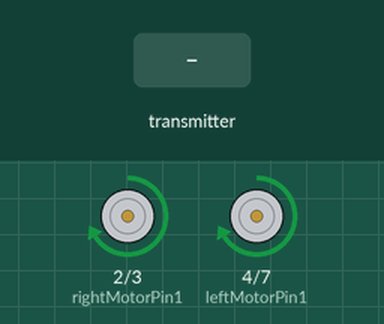
Recording of a sketch running on a simulated Arduino Uno, built with avr-gcc and run on an emulated ATmega328P. Parts: motor-driver pin pairs drawn as motors (green arrow = first pin HIGH = forward, orange = second pin HIGH = backward, longer = more drive, scaled by the enable pin). The test bench sets the inputs (shaded band). No radio packets arrive unless stated; what the sketch prints to the serial monitor is not drawn.

Above: at 1.2 s.
1.3 s: the transmitter starts sending xAxisValue = 0
4.3 s: the transmitter starts sending yAxisValue = 128
7.3 s: the transmitter starts sending xAxisValue = 128
10.3 s: the transmitter starts sending xAxisValue = 255
13.3 s: the transmitter starts sending yAxisValue = 0
Timing chart, 0 to 16.3 s (numbered marks = the images above; inputs shaded):
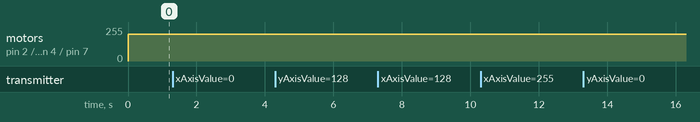

The sketch:

Reciver_handgesture.ino
```cpp
//reciver code
#include <SPI.h>
#include <nRF24L01.h>
#include <RF24.h>

// Uncomment to remove debugging
#define PRINT_DEBUG
#define SIGNAL_TIMEOUT 500  // Signal timeout in milliseconds.
#define MAX_MOTOR_SPEED 200

const uint64_t pipeIn = 0xF9E8F0F0E1LL;
RF24 radio(8, 9);
unsigned long lastRecvTime = 0;
bool signalLost = false;

struct PacketData {
  byte xAxisValue;
  byte yAxisValue;
} receiverData;

// Motor pins
int enableRightMotor = 5;
int rightMotorPin1 = 2;
int rightMotorPin2 = 3;
int enableLeftMotor = 6;
int leftMotorPin1 = 4;
int leftMotorPin2 = 7;

void setup() {
  // Set motor control pins as outputs
  pinMode(enableRightMotor, OUTPUT);
  pinMode(rightMotorPin1, OUTPUT);
  pinMode(rightMotorPin2, OUTPUT);
  pinMode(enableLeftMotor, OUTPUT);
  pinMode(leftMotorPin1, OUTPUT);
  pinMode(leftMotorPin2, OUTPUT);

  // Stop motors initially
  rotateMotor(0, 0);

  //Initialize radio communication
  radio.begin();
  radio.setPALevel(RF24_PA_LOW);
  radio.setDataRate(RF24_250KBPS);
  radio.openReadingPipe(1, pipeIn);
  radio.startListening(); // Start the radio receiver

  #ifdef PRINT_DEBUG
    Serial.begin(115200);
    if (!radio.isChipConnected()) {
      Serial.println(F("Warning: radio not detected. check wiring"));
    }
    Serial.println(F("setup conplete. Wating of data..."));
  #endif
}

void loop() {
  bool pktRecieved = false;
  // Check if RF is connected and packet is available
  rotateMotor(MAX_MOTOR_SPEED, MAX_MOTOR_SPEED);
  lastRecvTime = millis();


  if (radio.available()) {
    radio.read(&receiverData, sizeof(PacketData));
    pktRecieved = true;
  }
  if (pktRecieved) {
    // Print received values for debugging
    #ifdef PRINT_DEBUG
      Serial.print(F("Received X: "));
      Serial.print(receiverData.xAxisValue);
      Serial.print(F(", Y: "));
      Serial.println(receiverData.yAxisValue);
    #endif

    //motorControls
    if (receiverData.yAxisValue >= 175) { // Move car Forward
    rotateMotor(MAX_MOTOR_SPEED, MAX_MOTOR_SPEED);
    }
    else if (receiverData.yAxisValue <= 75) { // Move car Backward
      rotateMotor(-MAX_MOTOR_SPEED, -MAX_MOTOR_SPEED);
    }
    else if (receiverData.xAxisValue >= 175) { // Move car Right
      rotateMotor(-MAX_MOTOR_SPEED, MAX_MOTOR_SPEED);
    }
    else if (receiverData.xAxisValue <= 75) { // Move car Left
      rotateMotor(MAX_MOTOR_SPEED, -MAX_MOTOR_SPEED);
    }
    else { // Stop the car
      rotateMotor(0, 0);
    }
  }
  else if (millis() - lastRecvTime > SIGNAL_TIMEOUT) {
    rotateMotor(0, 0);
    #ifdef PRINT_DEBUG
    if (!signalLost) {
      Serial.println(F("Signal lost. Motors stopped."));
    }
    #endif
    signalLost = true;
    }
}


void rotateMotor(int rightMotorSpeed, int leftMotorSpeed) {
  // Control right motor direction
  if (rightMotorSpeed < 0) {
    digitalWrite(rightMotorPin1, LOW);
    digitalWrite(rightMotorPin2, HIGH);
  }
  else if (rightMotorSpeed > 0) {
    digitalWrite(rightMotorPin1, HIGH);
    digitalWrite(rightMotorPin2, LOW);
  }
  else {
    digitalWrite(rightMotorPin1, LOW);
    digitalWrite(rightMotorPin2, LOW);
  }

  // Control left motor direction
  if (leftMotorSpeed < 0) {
    digitalWrite(leftMotorPin1, LOW);
    digitalWrite(leftMotorPin2, HIGH);
  }
  else if (leftMotorSpeed > 0) {
    digitalWrite(leftMotorPin1, HIGH);
    digitalWrite(leftMotorPin2, LOW);
  }
  else {
    digitalWrite(leftMotorPin1, LOW);
    digitalWrite(leftMotorPin2, LOW);
  }

  // Set motor speeds
  analogWrite(enableRightMotor, abs(rightMotorSpeed));
  analogWrite(enableLeftMotor, abs(leftMotorSpeed));
}
```
